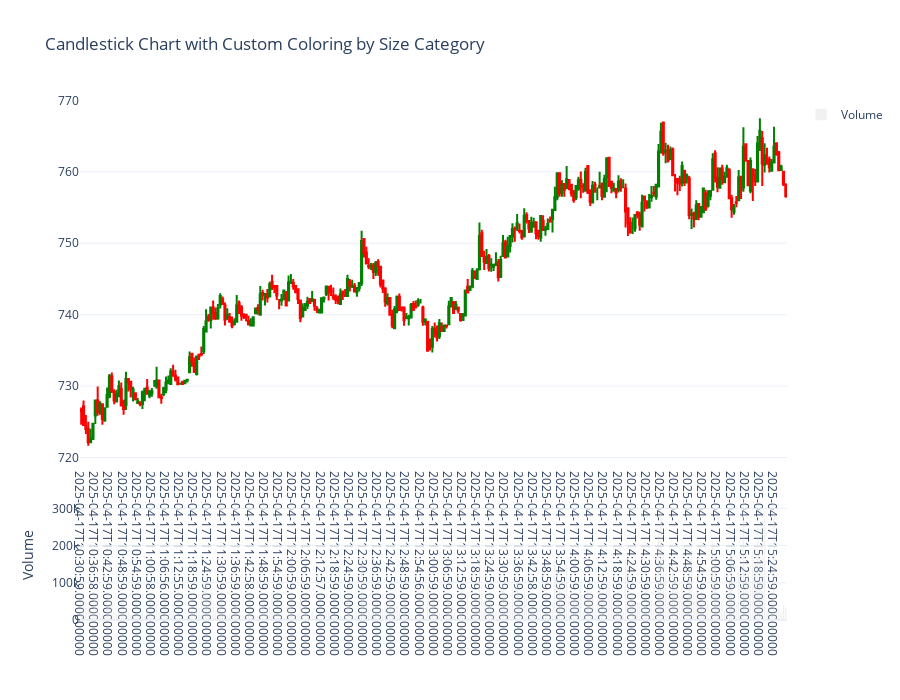

Here is the notebook cell this chart was saved with:
### Code cell
import plotly.graph_objects as go
import pandas as pd
import plotly.io as pio
#pio.renderers.default = 'iframe'
# pio.renderers.default = "notebook_connected"
pio.renderers.default = "vscode"

# --- Limit data to last 300 rows for clarity and performance ---
plot_df = df.copy()
plot_df = plot_df[-300:].reset_index(drop=True)

# --- Color candles based on size_category ---
def color_by_size_cat(size_cat):
    if size_cat == 0:
        return 'lightgray'
    elif size_cat > 0:
        return f'rgba(0, 200, 200, {0.4 + 0.1 * size_cat})'  # Shades of green
    elif size_cat < 0:
        return f'rgba(200, 0, 290, {0.4 + 0.1 * abs(size_cat)})'  # Shades of red
    else:
        return 'gray'

plot_df['Color'] = plot_df['size_category'].apply(color_by_size_cat)

# --- Create candlestick chart with Plotly ---
fig = go.Figure(data=[go.Candlestick(
    x=plot_df['Date_Time'],
    open=plot_df['Open'],
    high=plot_df['High'],
    low=plot_df['Low'],
    close=plot_df['Close'],
    increasing_line_color='green',
    decreasing_line_color='red',
    increasing_fillcolor=None,  # We'll override with custom color
    decreasing_fillcolor=None,
    showlegend=False
)])

# --- Override candle fill color with size_category colors ---
for i, row in plot_df.iterrows():
    color = row['Color']
    fig.add_shape(
        type='rect',
        x0=row['Date_Time'],
        x1=row['Date_Time'],
        y0=row['Low'],
        y1=row['High'],
        line=dict(width=0),
        fillcolor='blue',
        opacity=0.8,
        xref='x',
        yref='y'
    )

# --- Add Volume as a separate trace ---
fig.add_trace(go.Bar(
    x=plot_df['Date_Time'],
    y=plot_df['Volume'],
    name='Volume',
    marker_color='lightgray',
    yaxis='y2',
    opacity=0.3
))

# --- Layout: make it zoomable and nice ---
fig.update_layout(
    title='Candlestick Chart with Custom Coloring by Size Category',
    xaxis_rangeslider_visible=False,
    xaxis=dict(type='category'),
    yaxis=dict(domain=[0.3, 1]),
    yaxis2=dict(domain=[0, 0.25], title='Volume'),
    height=700,
    template='plotly_white',
    hovermode='x unified'
)

fig.show()
